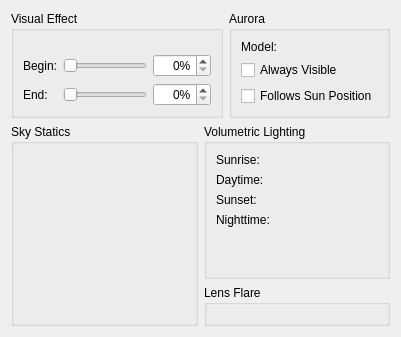
     <widget class="QWidget" name="tabEffects">
      <attribute name="title">
       <string>Effects</string>
      </attribute>
      <layout class="QGridLayout" name="gridLayout_19" rowstretch="0,0">
       <item row="1" column="0" colspan="2">
        <layout class="QGridLayout" name="gridLayout_22">
         <item row="0" column="1">
          <widget class="QGroupBox" name="volumetricGroupbox">
           <property name="title">
            <string>Volumetric Lighting</string>
           </property>
           <layout class="QGridLayout" name="gridLayout_21">
            <item row="3" column="0">
             <widget class="QLabel" name="label_58">
              <property name="text">
               <string>Nighttime:</string>
              </property>
              <property name="buddy">
               <cstring>volumetricNighttime</cstring>
              </property>
             </widget>
            </item>
            <item row="0" column="0">
             <widget class="QLabel" name="label_55">
              <property name="text">
               <string>Sunrise:</string>
              </property>
              <property name="buddy">
               <cstring>volumetricSunrise</cstring>
              </property>
             </widget>
            </item>
            <item row="4" column="0">
             <spacer name="verticalSpacer_8">
              <property name="orientation">
               <enum>Qt::Vertical</enum>
              </property>
              <property name="sizeHint" stdset="0">
               <size>
                <width>20</width>
                <height>40</height>
               </size>
              </property>
             </spacer>
            </item>
            <item row="2" column="0">
             <widget class="QLabel" name="label_57">
              <property name="text">
               <string>Sunset:</string>
              </property>
              <property name="buddy">
               <cstring>volumetricSunset</cstring>
              </property>
             </widget>
            </item>
            <item row="1" column="0">
             <widget class="QLabel" name="label_56">
              <property name="text">
               <string>Daytime:</string>
              </property>
              <property name="buddy">
               <cstring>volumetricDaytime</cstring>
              </property>
             </widget>
            </item>
            <item row="0" column="1">
             <widget class="DKFormPicker" name="volumetricSunrise"/>
            </item>
            <item row="1" column="1">
             <widget class="DKFormPicker" name="volumetricDaytime"/>
            </item>
            <item row="2" column="1">
             <widget class="DKFormPicker" name="volumetricSunset"/>
            </item>
            <item row="3" column="1">
             <widget class="DKFormPicker" name="volumetricNighttime"/>
            </item>
           </layout>
          </widget>
         </item>
         <item row="1" column="1">
          <widget class="QGroupBox" name="lensFlareGroupbox">
           <property name="title">
            <string>Lens Flare</string>
           </property>
           <layout class="QGridLayout" name="gridLayout_23">
            <item row="0" column="0">
             <widget class="DKFormPicker" name="lensFlare"/>
            </item>
           </layout>
          </widget>
         </item>
         <item row="0" column="0" rowspan="2">
          <widget class="QGroupBox" name="groupBox_9">
           <property name="title">
            <string>Sky Statics</string>
           </property>
           <layout class="QGridLayout" name="gridLayout_20">
            <item row="0" column="0">
             <widget class="DKFormListPane" name="skyStatics">
              <property name="showFormTypes">
               <bool>false</bool>
              </property>
             </widget>
            </item>
           </layout>
          </widget>
         </item>
        </layout>
       </item>
       <item row="0" column="0">
        <widget class="QGroupBox" name="vfxGroupbox">
         <property name="title">
          <string>Visual Effect</string>
         </property>
         <layout class="QGridLayout" name="gridLayout_17">
          <item row="1" column="1">
           <widget class="QSlider" name="vfxBeginSlider">
            <property name="whatsThis">
             <string>Control when this visual effect begins to appear, during a transition from some other weather into this one.</string>
            </property>
            <property name="orientation">
             <enum>Qt::Horizontal</enum>
            </property>
           </widget>
          </item>
          <item row="2" column="1">
           <widget class="QSlider" name="vfxEndSlider">
            <property name="whatsThis">
             <string>Control when this visual effect stops appearing, during a transition from this weather into some other weather.</string>
            </property>
            <property name="orientation">
             <enum>Qt::Horizontal</enum>
            </property>
           </widget>
          </item>
          <item row="2" column="0">
           <widget class="QLabel" name="label_53">
            <property name="text">
             <string>End:</string>
            </property>
            <property name="buddy">
             <cstring>vfxEndSlider</cstring>
            </property>
           </widget>
          </item>
          <item row="1" column="0">
           <widget class="QLabel" name="label_52">
            <property name="text">
             <string>Begin:</string>
            </property>
            <property name="buddy">
             <cstring>vfxBeginSlider</cstring>
            </property>
           </widget>
          </item>
          <item row="1" column="2">
           <widget class="QDoubleSpinBox" name="vfxBeginSpinbox">
            <property name="whatsThis">
             <string>Control when this visual effect begins to appear, during a transition from some other weather into this one.</string>
            </property>
            <property name="alignment">
             <set>Qt::AlignRight|Qt::AlignTrailing|Qt::AlignVCenter</set>
            </property>
            <property name="suffix">
             <string>%</string>
            </property>
            <property name="decimals">
             <number>0</number>
            </property>
            <property name="maximum">
             <double>100.000000000000000</double>
            </property>
           </widget>
          </item>
          <item row="2" column="2">
           <widget class="QDoubleSpinBox" name="vfxEndSpinbox">
            <property name="whatsThis">
             <string>Control when this visual effect stops appearing, during a transition from this weather into some other weather.</string>
            </property>
            <property name="alignment">
             <set>Qt::AlignRight|Qt::AlignTrailing|Qt::AlignVCenter</set>
            </property>
            <property name="suffix">
             <string>%</string>
            </property>
            <property name="decimals">
             <number>0</number>
            </property>
            <property name="maximum">
             <double>100.000000000000000</double>
            </property>
           </widget>
          </item>
          <item row="0" column="0" colspan="3">
           <widget class="DKFormPicker" name="vfxForm"/>
          </item>
         </layout>
        </widget>
       </item>
       <item row="0" column="1">
        <widget class="QGroupBox" name="groupBox_8">
         <property name="title">
          <string>Aurora</string>
         </property>
         <layout class="QGridLayout" name="gridLayout_18">
          <item row="0" column="0">
           <widget class="QLabel" name="label_54">
            <property name="text">
             <string>Model:</string>
            </property>
            <property name="buddy">
             <cstring>aurora</cstring>
            </property>
           </widget>
          </item>
          <item row="0" column="1">
           <widget class="DKFormNIFPicker" name="aurora"/>
          </item>
          <item row="2" column="0" colspan="2">
           <widget class="QCheckBox" name="flagAuroraFollowsSun">
            <property name="text">
             <string>Follows Sun Position</string>
            </property>
           </widget>
          </item>
          <item row="1" column="0" colspan="2">
           <widget class="QCheckBox" name="flagAuroraAlwaysVisible">
            <property name="text">
             <string>Always Visible</string>
            </property>
           </widget>
          </item>
          <item row="3" column="0">
           <spacer name="verticalSpacer_7">
            <property name="orientation">
             <enum>Qt::Vertical</enum>
            </property>
            <property name="sizeHint" stdset="0">
             <size>
              <width>0</width>
              <height>0</height>
             </size>
            </property>
           </spacer>
          </item>
         </layout>
        </widget>
       </item>
      </layout>
     </widget>
